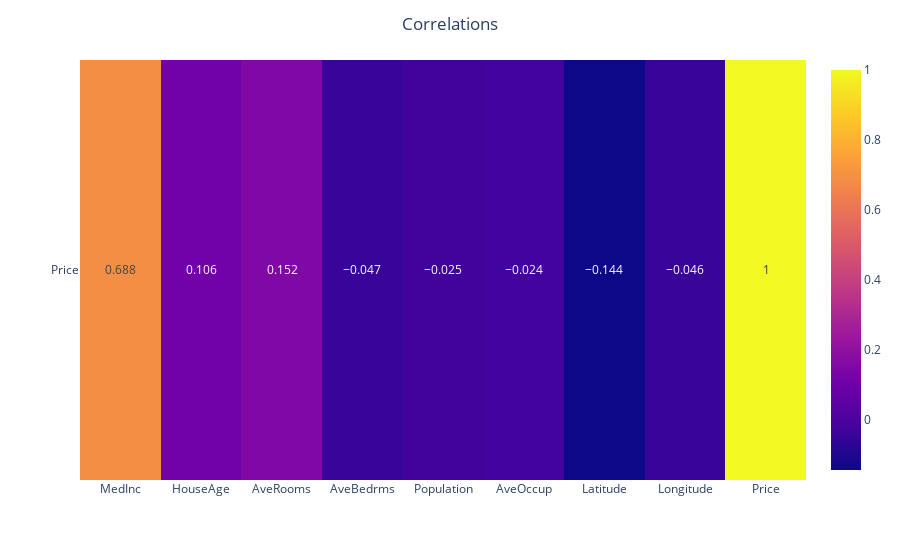

Notebook cell for this chart:
### Code cell
# calculate corr vs target
target_corr = 'Price'
corr_ = calculate_correlations_target(data, target_corr)
fig_corr = plot_heatmap(df = corr_)

fig_corr.show()

### Figure 1 — Plotly figure (JSON) as saved in the notebook; plotly's stock layout.template omitted (floating-point values rounded to 4 significant figures)
{"data": [{"coloraxis": "coloraxis", "hovertemplate": "x: %{x}<br>y: %{y}<br>color: %{z}<extra></extra>", "name": "0", "texttemplate": "%{z}", "type": "heatmap", "x": ["MedInc", "HouseAge", "AveRooms", "AveBedrms", "Population", "AveOccup", "Latitude", "Longitude", "Price"], "xaxis": "x", "y": ["Price"], "yaxis": "y", "z": [[0.688, 0.106, 0.152, -0.047, -0.025, -0.024, -0.144, -0.046, 1]]}], "layout": {"autosize": true, "coloraxis": {"colorscale": [[0, "#0d0887"], [0.1111, "#46039f"], [0.2222, "#7201a8"], [0.3333, "#9c179e"], [0.4444, "#bd3786"], [0.5556, "#d8576b"], [0.6667, "#ed7953"], [0.7778, "#fb9f3a"], [0.8889, "#fdca26"], [1, "#f0f921"]]}, "margin": {"t": 60}, "title": {"text": "Correlations", "x": 0.5}, "xaxis": {"anchor": "y", "autorange": true, "domain": [0, 1], "range": [-0.5, 8.5], "type": "category"}, "yaxis": {"anchor": "x", "autorange": true, "domain": [0, 1], "range": [0.5, -0.5], "type": "category"}}}
